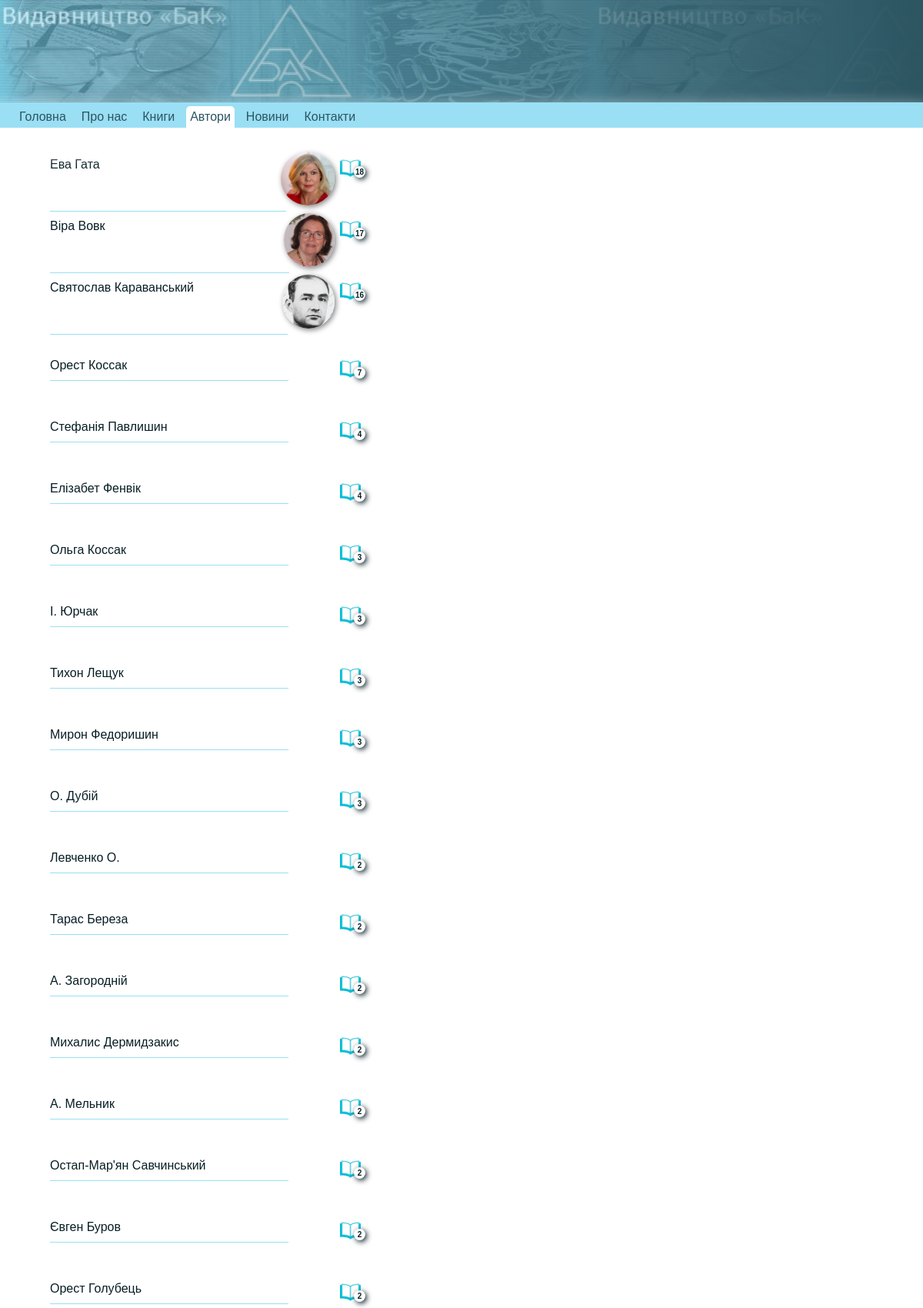
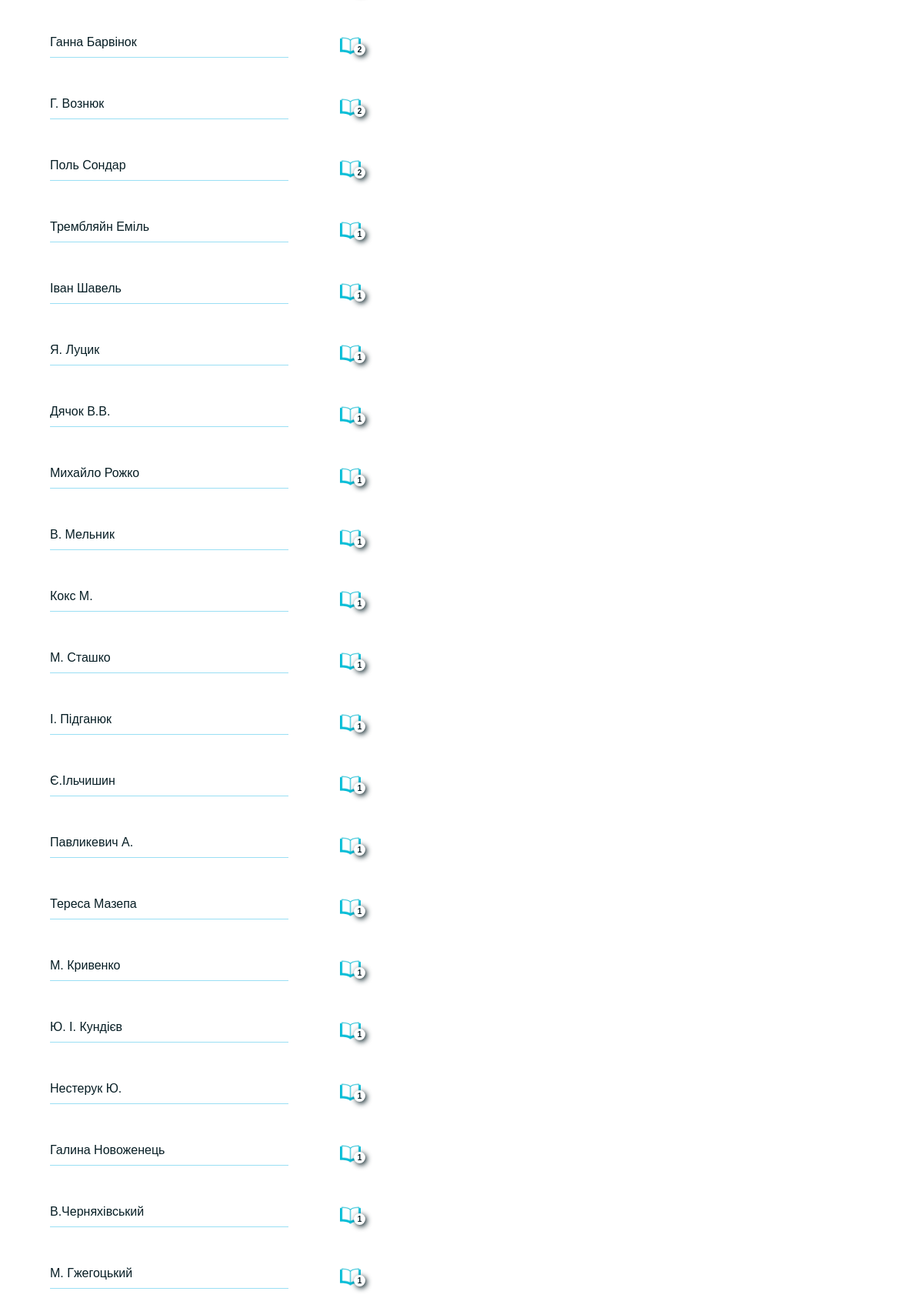
Page /authors/index.php (upper part) on the committed database (2 pictures, top to bottom).
### tables this page shows
CREATE TABLE `authors` (
  `author_id` int(11) unsigned NOT NULL AUTO_INCREMENT,
  `author` varchar(100) DEFAULT NULL COMMENT 'Автор',
  `photo` varchar(50) DEFAULT NULL,
  `describe` varchar(500) DEFAULT NULL,
  `deleted` tinyint(1) unsigned NOT NULL DEFAULT '0',
  PRIMARY KEY (`author_id`)
);

### authors/index.php (called while the page is built, shortened)
<?
$view_file = 'authors_view';
require_once "../template/template.php";
?>

### template/authors_view.php (the view, shortened to what this page needs)
<!DOCTYPE html>
<?
    $current_author = $_GET['author'];
    $where = $current_author ? "where author_id={$current_author}":'';
    $selectauthors = "select `authors`.author as authorname, `authors`.author_id, `authors`.describe, `authors`.photo, sel3.cnt from authors left join
    (select author, count(*) as cnt from (select distinct author, book from bookauthor) as sel2 group by author) as sel3
    on `authors`.author_id = sel3.author {$where} order by cnt desc";
    $query = mysql_query($selectauthors);
    $authors = array();
    while ($cRecord = mysql_fetch_assoc($query)) {
        if ($cRecord['author_id'] == $current_author) array_unshift($authors, $cRecord); else {
            $authors[] = $cRecord;
        }
    }
    echo "<div id='authors-books'>";
    echo "<ul id='author-list'>";
    foreach($authors as $key=>$value) {
        $photo = "<span class='author-photo'></span>";
        if ($value['photo'] != '') $photo = "<img class='author-photo' src='".AUTHOR_PHOTO_FOLDER."{$value['photo']}'>";
        $active_item = '';
        if (!$current_author) $active_class = " visible";
        $btns = '';
        if ($value['cnt'] < 1) $btns .= "<img id='author-del' data-id='{$value['author_id']}' class='edit-button' src='../assets/img/close.png'>";
        echo
        "<li class='author'>".
        "{$btns}".
            "<a href='?author={$value['author_id']}' id='books-by-author' class='{$active_item}{$active_class}'>".
                "<span class='author-name '>{$describe}{$value['authorname']}</span>".
                "{$photo}".
            "<span class='books-by-author'>".
                "<img class='books click' src='../assets/img/openbook.png' class='click' >".
                "<span class='bage click'>{$value['cnt']}</span>".
            "</span>".
            "</a>".
            "</li>";
    }
    echo "</ul>";
    echo "<div class='book-right'>";
    echo "</div>";
    echo "</div>";
?>

### template/template.php (shortened to what this page needs)
<?
	$nav_array = array(
		array(
		"name"=>"Головна",
		"path"=>ROOTFOLDER,
		"file"=>"main_view"),
		array (
			"name"=>"Про нас",
			"path"=>ROOTFOLDER."about",
			"file"=>"about_view"),
		array (
			"name"=>"Книги",
			"path"=>ROOTFOLDER."books",
			"file"=>"book_view"),
		array (
			"name"=>"Автори",
			"path"=>ROOTFOLDER."authors",
			"file"=>"authors_view"),
		array (
			"name"=>"Новини",
			"path"=>ROOTFOLDER."news",
			"file"=>"news_view"),
		array (
			"name"=>"Контакти",
			"path"=>ROOTFOLDER."contacts",
			"file"=>"contacts_view"),
		);
?>
<html lang="uk">
<head>
	<link rel="stylesheet" href="<?=ROOTFOLDER?>assets/styles.css">
	<link rel="stylesheet" href="<?=ROOTFOLDER?>assets/explorer.css">
</head>
<body class="bak-project">
	<header>
		<div class="logo">
		<div class="logo-gradient"></div>
		</div>
	<nav>
		<?
		foreach($nav_array as $key=>$value) {
			$attr = ($view_file == $value['file']) ? 'class="nav-active"' : '';
			echo "<a href='{$value['path']}' {$attr}>{$value['name']}</a>";
		}
		?>
	</nav>
	</header>
	<main>
		<?
			include $view_file.".php";
		?>
	</main>
</body>
</html>

### assets/styles.css (style rules this page uses)
* { margin: 0; padding: 0; -webkit-box-sizing: border-box; box-sizing: border-box; }
.bak-project { font-family: sans-serif; padding: 0 0px; }
.bak-project a { color: #071e25; cursor: pointer; }
.bak-project li { list-style-type: none; }
.bak-project .click { cursor: pointer; -webkit-user-select: none; -moz-user-select: none; -ms-user-select: none; user-select: none; }
.bak-project header { z-index: 10; width: 100%; height: 133px; position: fixed; background-image: url(img/bluewithstripes.jpg); }
.bak-project header .logo { position: absolute; width: 100%; }
.bak-project header .logo .logo-gradient { position: absolute; background: -webkit-gradient(linear, left top, right top, from(transparent), to(#2c5461)); background: linear-gradient(to right, transparent, #2c5461); height: 133px; width: 100%; }
.bak-project nav { min-width: 480px; background-color: #9adff4; padding: 10px 0 5px 15px; position: fixed; top: 133px; width: 100%; -webkit-box-shadow: 0 20px 25px 10px white; box-shadow: 0 20px 25px 10px white; }
.bak-project nav a { margin: 0 5px; padding: 5px 5px 10px 5px; text-decoration: none; border-radius: 5px; color: #2c5461; }
.bak-project nav .nav-active { background-color: white; }
.bak-project main { padding: 200px 50px; color: #071e25; }
.bak-project main li { list-style-type: none; padding: 5px; }
.bak-project main .book-right { width: 60%; display: -webkit-box; display: -ms-flexbox; display: flex; -ms-flex-wrap: wrap; flex-wrap: wrap; -ms-flex-pack: distribute; justify-content: space-around; -ms-flex-line-pack: start; align-content: flex-start; }
.bak-project main .books { display: -webkit-box; display: -ms-flexbox; display: flex; -webkit-box-orient: horizontal; -webkit-box-direction: normal; -ms-flex-direction: row; flex-direction: row; }
.bak-project main #authors-books { margin: 0; padding: 0; display: -webkit-box; display: -ms-flexbox; display: flex; -webkit-box-orient: horizontal; -webkit-box-direction: normal; -ms-flex-direction: row; flex-direction: row; -webkit-box-pack: justify; -ms-flex-pack: justify; justify-content: space-between; }
.bak-project main #authors-books #author-list { width: 40%; margin-right: 40px; display: -webkit-box; display: -ms-flexbox; display: flex; -webkit-box-orient: vertical; -webkit-box-direction: normal; -ms-flex-direction: column; flex-direction: column; }
.bak-project main #authors-books #author-list a { -webkit-text-decoration-line: none; text-decoration-line: none; display: none; }
.bak-project main #authors-books #author-list a.visible { display: -webkit-box; display: -ms-flexbox; display: flex; }
.bak-project main #authors-books .author { opacity: 0; display: -webkit-box; display: -ms-flexbox; display: flex; width: 100%; height: 5em; -webkit-box-align: center; -ms-flex-align: center; align-items: center; padding-left: 15px; }
.bak-project main #authors-books .author a { width: 100%; }
.bak-project main #authors-books .author .books-by-author { position: relative; }
.bak-project main #authors-books .author .books-by-author .bage { background-color: #fff; -webkit-box-shadow: 2px 2px 7px 0 #071e25; box-shadow: 2px 2px 7px 0 #071e25; width: 15px; height: 15px; font-size: 10px; text-align: center; padding: 2px; border-radius: 50%; display: inline-block; position: absolute; left: 18px; top: 11px; font-weight: bold; }
.bak-project main #authors-books .author .books-by-author img.books { width: 27px; }
.bak-project main #authors-books .author .author-name { display: -webkit-box; display: -ms-flexbox; display: flex; width: 80%; border-bottom: 1px solid #9adff4; padding-bottom: 10px; padding-right: 20px; }
.bak-project main #authors-books .author img.author-photo { max-width: 70px; max-height: 70px; border-radius: 50%; position: relative; left: -7px; top: -8px; -webkit-box-shadow: 2px 2px 7px 0px gray; box-shadow: 2px 2px 7px 0px gray; }
.bak-project main #authors-books .author span.author-photo { width: 70px; margin: 0; display: inline-block; }

### rows in the picture
authors: author "Ева Гата", photo (picture), cnt "18"
authors: author "Віра Вовк", photo (picture), cnt "17"
authors: author "Святослав Караванський", photo (picture), cnt "16"
authors: author "Орест Коссак", cnt "7"
authors: author "Стефанія Павлишин", cnt "4"
authors: author "Елізабет Фенвік", cnt "4"
authors: author "Ольга Коссак", cnt "3"
authors: author "І. Юрчак", cnt "3"
authors: author "Тихон Лещук", cnt "3"
authors: author "Мирон Федоришин", cnt "3"
authors: author "О. Дубій", cnt "3"
authors: author "Левченко О.", cnt "2"
authors: author "Тарас Береза", cnt "2"
authors: author "А. Загородній", cnt "2"
authors: author "Михалис Дермидзакис", cnt "2"
authors: author "А. Мельник", cnt "2"
authors: author "Остап-Мар'ян Савчинський", cnt "2"
authors: author "Євген Буров", cnt "2"
authors: author "Орест Голубець", cnt "2"
authors: author "Ганна Барвінок", cnt "2"
authors: author "Г. Вознюк", cnt "2"
authors: author "Поль Сондар", cnt "2"
authors: author "Трембляйн Еміль", cnt "1"
authors: author "Іван Шавель", cnt "1"
authors: author "Я. Луцик", cnt "1"
authors: author "Дячок В.В.", cnt "1"
authors: author "Михайло Рожко", cnt "1"
authors: author "В. Мельник", cnt "1"
authors: author "Кокс М.", cnt "1"
authors: author "М. Сташко", cnt "1"
authors: author "І. Підганюк", cnt "1"
authors: author "Є.Ільчишин", cnt "1"
authors: author "Павликевич А.", cnt "1"
authors: author "Тереса Мазепа", cnt "1"
authors: author "М. Кривенко", cnt "1"
authors: author "Ю. І. Кундієв", cnt "1"
authors: author "Нестерук Ю.", cnt "1"
authors: author "Галина Новоженець", cnt "1"
authors: author "В.Черняхівський", cnt "1"
authors: author "М. Гжегоцький", cnt "1"

### other values in the picture
$value['name'] "Головна"
$value['name'] "Про нас"
$value['name'] "Книги"
$value['name'] "Автори"
$value['name'] "Новини"
$value['name'] "Контакти"
